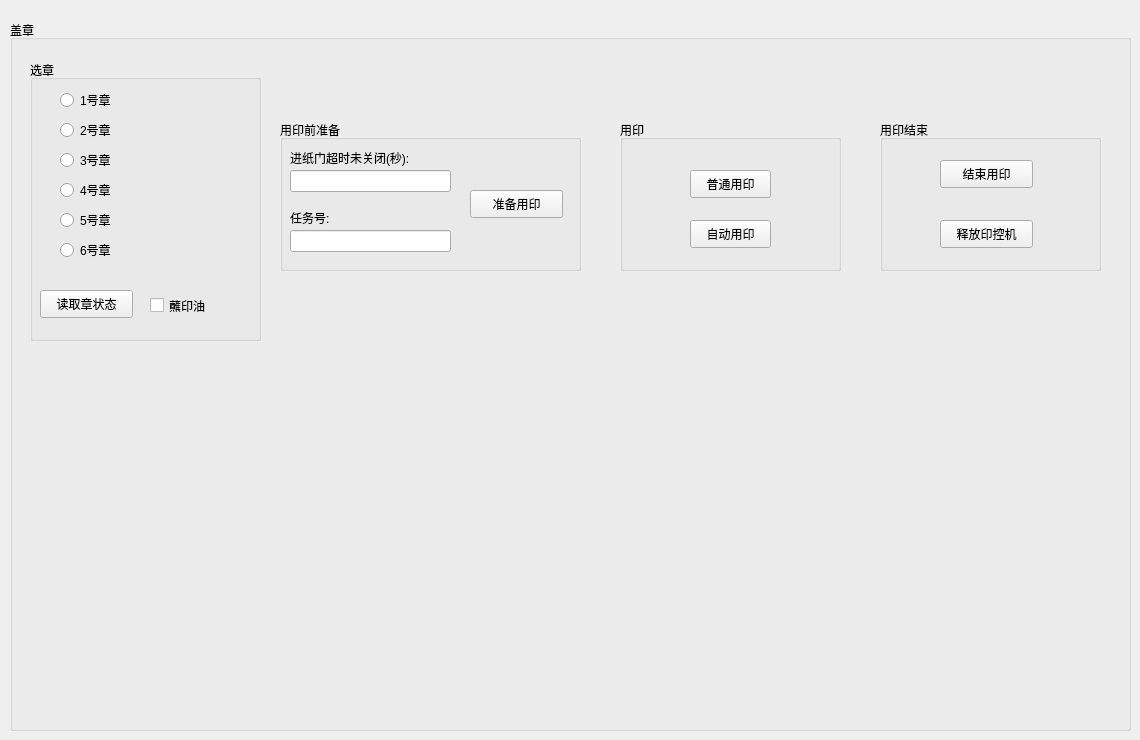
    <widget class="QWidget" name="tab">
     <attribute name="title">
      <string>盖章</string>
     </attribute>
     <widget class="QGroupBox" name="groupBox_5">
      <property name="geometry">
       <rect>
        <x>10</x>
        <y>20</y>
        <width>1121</width>
        <height>711</height>
       </rect>
      </property>
      <property name="title">
       <string>盖章</string>
      </property>
      <widget class="QGroupBox" name="groupBox_3">
       <property name="geometry">
        <rect>
         <x>270</x>
         <y>100</y>
         <width>301</width>
         <height>151</height>
        </rect>
       </property>
       <property name="title">
        <string>用印前准备</string>
       </property>
       <widget class="QPushButton" name="pb_prepare_">
        <property name="geometry">
         <rect>
          <x>190</x>
          <y>70</y>
          <width>93</width>
          <height>28</height>
         </rect>
        </property>
        <property name="text">
         <string>准备用印</string>
        </property>
       </widget>
       <widget class="QLineEdit" name="le_task_id_">
        <property name="geometry">
         <rect>
          <x>10</x>
          <y>110</y>
          <width>161</width>
          <height>22</height>
         </rect>
        </property>
       </widget>
       <widget class="QLineEdit" name="le_paper_door_timeout_">
        <property name="geometry">
         <rect>
          <x>10</x>
          <y>50</y>
          <width>161</width>
          <height>22</height>
         </rect>
        </property>
       </widget>
       <widget class="QLabel" name="label_30">
        <property name="geometry">
         <rect>
          <x>10</x>
          <y>30</y>
          <width>151</width>
          <height>16</height>
         </rect>
        </property>
        <property name="text">
         <string>进纸门超时未关闭(秒):</string>
        </property>
        <property name="wordWrap">
         <bool>true</bool>
        </property>
       </widget>
       <widget class="QLabel" name="label_31">
        <property name="geometry">
         <rect>
          <x>10</x>
          <y>90</y>
          <width>53</width>
          <height>16</height>
         </rect>
        </property>
        <property name="text">
         <string>任务号:</string>
        </property>
       </widget>
      </widget>
      <widget class="QGroupBox" name="groupBox_16">
       <property name="geometry">
        <rect>
         <x>20</x>
         <y>40</y>
         <width>231</width>
         <height>281</height>
        </rect>
       </property>
       <property name="title">
        <string>选章</string>
       </property>
       <widget class="QRadioButton" name="radio_stamper6_">
        <property name="geometry">
         <rect>
          <x>30</x>
          <y>180</y>
          <width>71</width>
          <height>20</height>
         </rect>
        </property>
        <property name="text">
         <string>6号章</string>
        </property>
       </widget>
       <widget class="QRadioButton" name="radio_stamper4_">
        <property name="geometry">
         <rect>
          <x>30</x>
          <y>120</y>
          <width>81</width>
          <height>20</height>
         </rect>
        </property>
        <property name="text">
         <string>4号章</string>
        </property>
       </widget>
       <widget class="QRadioButton" name="radio_stamper1_">
        <property name="geometry">
         <rect>
          <x>30</x>
          <y>30</y>
          <width>81</width>
          <height>20</height>
         </rect>
        </property>
        <property name="text">
         <string>1号章</string>
        </property>
       </widget>
       <widget class="QRadioButton" name="radio_stamper2_">
        <property name="geometry">
         <rect>
          <x>30</x>
          <y>60</y>
          <width>71</width>
          <height>20</height>
         </rect>
        </property>
        <property name="text">
         <string>2号章</string>
        </property>
       </widget>
       <widget class="QRadioButton" name="radio_stamper3_">
        <property name="geometry">
         <rect>
          <x>30</x>
          <y>90</y>
          <width>71</width>
          <height>20</height>
         </rect>
        </property>
        <property name="text">
         <string>3号章</string>
        </property>
       </widget>
       <widget class="QRadioButton" name="radio_stamper5_">
        <property name="geometry">
         <rect>
          <x>30</x>
          <y>150</y>
          <width>81</width>
          <height>20</height>
         </rect>
        </property>
        <property name="text">
         <string>5号章</string>
        </property>
       </widget>
       <widget class="QPushButton" name="pb_stamp_read_stampers_">
        <property name="geometry">
         <rect>
          <x>10</x>
          <y>230</y>
          <width>93</width>
          <height>28</height>
         </rect>
        </property>
        <property name="text">
         <string>读取章状态</string>
        </property>
       </widget>
       <widget class="QCheckBox" name="cb_stamp_stamp_ink_">
        <property name="geometry">
         <rect>
          <x>120</x>
          <y>230</y>
          <width>81</width>
          <height>31</height>
         </rect>
        </property>
        <property name="text">
         <string>蘸印油</string>
        </property>
       </widget>
      </widget>
      <widget class="QGroupBox" name="groupBox_20">
       <property name="geometry">
        <rect>
         <x>610</x>
         <y>100</y>
         <width>221</width>
         <height>151</height>
        </rect>
       </property>
       <property name="title">
        <string>用印</string>
       </property>
       <widget class="QPushButton" name="pb_ordinary_stamp_">
        <property name="geometry">
         <rect>
          <x>70</x>
          <y>50</y>
          <width>81</width>
          <height>28</height>
         </rect>
        </property>
        <property name="text">
         <string>普通用印</string>
        </property>
       </widget>
       <widget class="QPushButton" name="pb_auto_stamp_">
        <property name="geometry">
         <rect>
          <x>70</x>
          <y>100</y>
          <width>81</width>
          <height>28</height>
         </rect>
        </property>
        <property name="text">
         <string>自动用印</string>
        </property>
       </widget>
      </widget>
      <widget class="QGroupBox" name="groupBox_25">
       <property name="geometry">
        <rect>
         <x>870</x>
         <y>100</y>
         <width>221</width>
         <height>151</height>
        </rect>
       </property>
       <property name="title">
        <string>用印结束</string>
       </property>
       <widget class="QPushButton" name="pb_release_machine_">
        <property name="geometry">
         <rect>
          <x>60</x>
          <y>100</y>
          <width>93</width>
          <height>28</height>
         </rect>
        </property>
        <property name="text">
         <string>释放印控机</string>
        </property>
       </widget>
       <widget class="QPushButton" name="pb_finish_stamp_">
        <property name="geometry">
         <rect>
          <x>60</x>
          <y>40</y>
          <width>93</width>
          <height>28</height>
         </rect>
        </property>
        <property name="text">
         <string>结束用印</string>
        </property>
       </widget>
      </widget>
     </widget>
    </widget>
